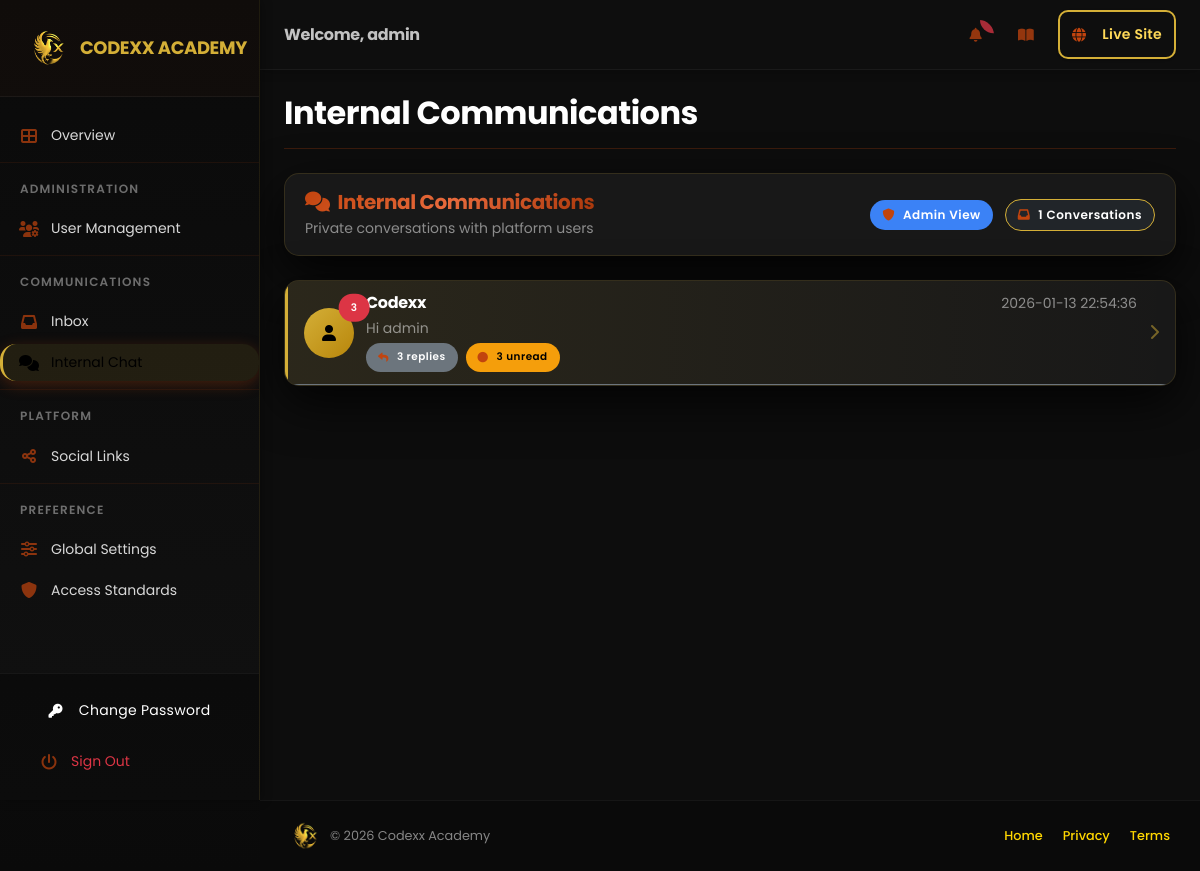
/dashboard/messages/internal (signed in), run on the app's committed database.
### models.py (models this page shows)
class Message(db.Model):
    __tablename__ = 'messages'
    id = db.Column(db.String(36), primary_key=True, default=lambda: str(uuid.uuid4()))
    workspace_id = db.Column(db.String(36), db.ForeignKey('workspaces.id'))
    name = db.Column(db.String(255), nullable=False)
    email = db.Column(db.String(255), nullable=False)
    message = db.Column(db.Text, nullable=False)
    is_read = db.Column(db.Boolean, default=False)
    is_internal = db.Column(db.Boolean, default=False) # True for chat/reply, False for public inquiry
    sender_id = db.Column(db.String(36)) # For internal messaging
    receiver_id = db.Column(db.String(36)) # For internal messaging
    parent_id = db.Column(db.String(36)) # To link replies to original message
    sender_role = db.Column(db.String(20), default='visitor')
    category = db.Column(db.String(30), default='portfolio') # 'platform', 'portfolio', 'internal'
    request_type = db.Column(db.String(100))  # Type of request
    interest_area = db.Column(db.String(100))  # Area of interest
    seriousness = db.Column(db.String(50))  # Seriousness level
    contact_pref = db.Column(db.String(50))  # Preferred contact method
    company = db.Column(db.String(255))  # Company/Project name
    created_at = db.Column(db.DateTime, default=datetime.utcnow)
    updated_at = db.Column(db.DateTime, default=datetime.utcnow, onupdate=datetime.utcnow)

### blueprints/dashboard/routes.py (the view, shortened to what this page needs)
@dashboard_bp.route('/messages/internal')
@login_required
@disable_in_demo
def internal_messages():
    username = session.get('username')
    user_id = session.get('user_id')
    is_admin = session.get('is_admin', False)
    try:
        if is_admin:
            db_messages = Message.query.filter(
                Message.category == 'internal',
                Message.parent_id.is_(None),  # Only main messages
                db.or_(
                    Message.receiver_id == 'admin',
                    Message.sender_role == 'admin'
                )
            ).order_by(Message.created_at.desc()).all()
        all_messages = []
        for msg in db_messages:
            reply_count = Message.query.filter_by(parent_id=msg.id).count()
            unread_replies = Message.query.filter(
                Message.parent_id == msg.id,
                Message.is_read == False
            ).count()
            if is_admin:
                partner_name = msg.name  # The user who sent the message
            else:
                partner_name = 'Admin' if msg.receiver_id == 'admin' or msg.sender_role == 'admin' else msg.name
            all_messages.append({
                'id': msg.id,
                'name': msg.name,
                'email': msg.email,
                'message': msg.message,
                'read': msg.is_read,
                'category': msg.category,
                'sender_id': msg.sender_id,
                'receiver_id': msg.receiver_id,
                'sender_role': msg.sender_role,
                'date': msg.created_at.strftime('%Y-%m-%d %H:%M:%S') if msg.created_at else '',
                'display_name': partner_name,
                'display_email': msg.email or '',
                'reply_count': reply_count,
                'unread_count': unread_replies + (0 if msg.is_read else 1)
            })
        current_app.logger.info(f"Loaded {len(all_messages)} internal conversations from DB")
    except Exception as e:
        current_app.logger.error(f"Error loading internal messages: {str(e)}")
        data = load_data(username=username)
        all_messages = [m for m in data.get('messages', []) if m.get('category') == 'internal' and not m.get('parent_id')]
        all_messages.sort(key=lambda x: x.get('date', ''), reverse=True)
    return render_template('dashboard/internal_messages.html', messages=all_messages, is_admin=is_admin)

### utils/data.py (called while the page is built, shortened)
def get_workspace_by_username(username):
    return Workspace.query.filter_by(slug=username).first()

def load_data(username=None):
    try:
        if username:
            workspace = get_workspace_by_username(username)
            if workspace:
                return workspace_to_dict(workspace)
            else:
                return load_data_from_json(username=username)
    except Exception as e:
        current_app.logger.error(f"Error loading data: {str(e)}")
        return load_data_from_json(username=username)

def message_to_dict(message):
    return {
        'id': message.id,
        'name': message.name,
        'email': message.email,
        'message': message.message,
        'read': message.is_read,
        'category': message.category or 'portfolio',
        'sender_id': message.sender_id,
        'receiver_id': message.receiver_id,
        'date': message.created_at.strftime('%Y-%m-%d %H:%M:%S') if message.created_at else None
    }

### utils/helpers.py (called while the page is built, shortened)
def get_unread_messages_count():
    try:
        from flask import session
        from models import Message, User
        from extensions import db
        username = session.get('username')
        is_admin = session.get('is_admin', False)
        if not username:
            return 0
        if is_admin:
            unread_count = Message.query.filter(
                Message.is_read == False,
                db.or_(
                    Message.workspace_id.is_(None),  # Platform messages
                    Message.receiver_id == 'admin',  # Messages to admin
                    Message.category == 'platform'
                )
            ).count()
        return unread_count
    except Exception as e:
        current_app.logger.error(f"Error getting unread messages count: {str(e)}")
        return 0

### utils/ui_helpers.py (called while the page is built)
def get_blueprint_styles(blueprint_name: Optional[str]) -> List[str]:
    if not blueprint_name:
        return []
    blueprint_css_map = {
        'dashboard': [
            'css/pages/dashboard.css',
        ],
        'auth': [
            'css/pages/auth.css',
        ],
        'pages': [
            'css/pages/public.css',
        ],
        'portfolio': [
        ],
    }
    return blueprint_css_map.get(blueprint_name, [])

### templates/dashboard/internal_messages.html (shortened to what this page needs)
{% extends "dashboard/base.html" %}
{% block page_title %}Internal Communications{% endblock %}
{% block content %}
<div class="row">
    <div class="col-12">
        <div class="card bg-dark border-0 shadow-lg mb-4" style="border-radius: 15px;">
            <div class="card-body py-4">
                <div class="d-flex justify-content-between align-items-center flex-wrap gap-3">
                    <div>
                        <h4 class="mb-1 fw-bold gold-text">
                            <i class="fas fa-comments me-2"></i>Internal Communications
                        </h4>
                        <p class="text-muted mb-0 small">Private conversations with {% if is_admin %}platform users{% else %}platform administration{% endif %}</p>
                    </div>
                    <div class="d-flex align-items-center gap-3">
                        {% if is_admin %}
                        <span class="badge bg-info px-3 py-2">
                            <i class="fas fa-shield-alt me-1"></i> Admin View
                        </span>
                        {% else %}
                        <a href="{{ url_for('dashboard.internal_compose', receiver_id='admin') }}" class="btn btn-gold-gradient fw-bold px-4 shadow">
                            <i class="fas fa-paper-plane me-2"></i> New Message to Admin
                        </a>
                        {% endif %}
                        <div class="badge bg-dark border border-gold px-3 py-2">
                            <i class="fas fa-inbox me-1"></i> {{ messages|length }} Conversations
                        </div>
                    </div>
                </div>
            </div>
        </div>
        <div class="card bg-dark border-0 shadow-lg" style="border-radius: 15px; overflow: hidden;">
            {% if messages %}
            <div class="list-group list-group-flush">
                {% for message in messages %}
                <a href="{{ url_for('dashboard.internal_view', message_id=message.id) }}"
                   class="list-group-item list-group-item-action bg-dark border-bottom border-secondary py-3 px-4 conversation-item {% if message.unread_count > 0 %}unread-conversation{% endif %}">
                    <div class="d-flex align-items-center gap-3">
                        <div class="position-relative">
                            <div class="avatar-circle {% if message.sender_role == 'admin' or message.display_name == 'Admin' %}bg-info-gradient{% else %}bg-gold-gradient{% endif %}"
                                 style="width: 50px; height: 50px; border-radius: 50%; display: flex; align-items: center; justify-content: center;">
                                {% if message.sender_role == 'admin' or message.display_name == 'Admin' %}
                                <i class="fas fa-shield-alt text-white"></i>
                                {% else %}
                                <i class="fas fa-user text-black"></i>
                                {% endif %}
                            </div>
                            {% if message.unread_count > 0 %}
                            <span class="position-absolute top-0 start-100 translate-middle badge rounded-pill bg-danger" style="font-size: 0.65rem;">
                                {{ message.unread_count }}
                            </span>
                            {% endif %}
                        </div>
                        <div class="flex-grow-1 min-width-0">
                            <div class="d-flex justify-content-between align-items-start mb-1">
                                <h6 class="mb-0 fw-bold {% if message.unread_count > 0 %}text-white{% else %}text-white-50{% endif %}">
                                    {{ message.display_name }}
                                </h6>
                                <small class="text-muted flex-shrink-0 ms-2">{{ message.date }}</small>
                            </div>
                            <p class="mb-1 text-muted small text-truncate" style="max-width: 500px;">
                                {{ message.message[:100] }}{% if message.message|length > 100 %}...{% endif %}
                            </p>
                            <div class="d-flex align-items-center gap-2">
                                {% if message.reply_count > 0 %}
                                <span class="badge bg-secondary" style="font-size: 0.65rem;">
                                    <i class="fas fa-reply me-1"></i>{{ message.reply_count }} replies
                                </span>
                                {% endif %}
                                {% if message.unread_count > 0 %}
                                <span class="badge bg-warning text-black" style="font-size: 0.65rem;">
                                    <i class="fas fa-circle me-1"></i>{{ message.unread_count }} unread
                                </span>
                                {% endif %}
                            </div>
                        </div>
                        <div class="flex-shrink-0">
                            <i class="fas fa-chevron-right text-gold opacity-50"></i>
                        </div>
                    </div>
                </a>
                {% endfor %}
            </div>
            {% endif %}
        </div>
    </div>
</div>
{% endblock %}

### static/themes/terracotta-red.css (style rules this page uses)
:root[data-portfolio-theme="terracotta-red"], html[data-portfolio-theme="terracotta-red"] { --primary-color: #C1440E; --primary-rgb: 193, 68, 14; --primary-dark: #A83609; --primary-light: #E86A3C; --secondary-color: #8B2E0B; --accent-color: #F4A373; --gold-gradient: linear-gradient(135deg, #C1440E 0%, #E86A3C 50%, #A83609 100%); --text-primary: #2d1a0e; --text-secondary: #5c3821; --bg-primary: #ffffff; --bg-secondary: #faf7f2; --bg-rgb: 255, 255, 255; --border-color: rgba(193, 68, 14, 0.3); --shadow: 0 8px 32px rgba(193, 68, 14, 0.1); --shadow-lg: 0 16px 48px rgba(193, 68, 14, 0.15); --navbar-bg: rgba(255, 255, 255, 0.95); --sidebar-bg: #1a0f06; }
html[data-portfolio-theme="terracotta-red"][data-theme="dark"] { --text-primary: #ffffff; --text-secondary: #d8d8d8; --bg-primary: #1a0f06; --bg-secondary: #2d1a0e; --bg-rgb: 26, 15, 6; --border-color: rgba(193, 68, 14, 0.25); --shadow: 0 8px 32px rgba(0, 0, 0, 0.6); --shadow-lg: 0 16px 48px rgba(0, 0, 0, 0.8); --navbar-bg: rgba(26, 15, 6, 0.9); --sidebar-bg: #110904; }

### static/css/utilities/contrast-enhancement.css (style rules this page uses)
.badge { font-weight: 600; padding: 0.5rem 0.75rem !important; opacity: 1 !important; }
.badge.bg-danger { background-color: #dc3545 !important; color: #FFFFFF !important; font-weight: 600; }
.card { background-color: rgba(26, 26, 26, 0.95) !important; border: 1px solid rgba(212, 175, 55, 0.15) !important; }
.card-body { color: #E0E0E0; }
h1, h2, h3, h4, h5, h6 { color: #FFFFFF !important; font-weight: 700; }
a { color: #FFD700 !important; text-decoration: none; transition: color 0.3s ease; }

### static/css/base/variables.css (style rules this page uses)
:root { --font-main: var(--font-family-primary); --spacing-xs: var(--spacing-1); --spacing-sm: var(--spacing-2); --spacing-md: var(--spacing-4); --spacing-lg: var(--spacing-6); --spacing-xl: var(--spacing-8); --border-width: var(--border-width-thin); --border-radius-sm: var(--border-radius-md); --border-radius-md: var(--border-radius-lg); --border-radius-lg: var(--border-radius-xl); --transition-fast: var(--transition-fast); --transition-base: var(--transition-base); --sidebar-width: var(--sidebar-width); }

### static/css/base/typography.css (style rules this page uses)
body { font-family: var(--font-main); background: var(--bg-primary); color: var(--text-primary); overflow-x: hidden; line-height: 1.6; -webkit-font-smoothing: antialiased; }
h1, h2, h3, h4, h5, h6 { font-weight: 700; letter-spacing: -0.02em; color: var(--text-primary) !important; margin-bottom: var(--spacing-md); }
p, span, li, label { color: var(--text-primary); }
.text-muted { color: var(--text-secondary) !important; }
.gold-text { color: var(--primary-color) !important; }

### static/css/base/text-clarity.css (style rules this page uses)
:root { --font-main: 'Poppins', sans-serif; --font-fallback: 'Arial', sans-serif; --font-light: 300; --font-normal: 400; --font-medium: 500; --font-semibold: 600; --font-bold: 700; --font-extrabold: 800; --font-black: 900; --line-height-tight: 1.2; --line-height-normal: 1.5; --line-height-relaxed: 1.8; --letter-spacing-tight: -0.02em; --letter-spacing-normal: 0; --letter-spacing-wide: 0.05em; --letter-spacing-wider: 0.1em; }
html, body { font-family: var(--font-main); -webkit-font-smoothing: antialiased; -moz-osx-font-smoothing: grayscale; text-rendering: optimizeLegibility; }
h4, .h4, h5, .h5, h6, .h6 { font-family: var(--font-main); font-weight: var(--font-semibold); line-height: var(--line-height-normal); color: inherit; }
p, label, span, li, td, th { font-family: var(--font-main); font-weight: var(--font-normal); line-height: var(--line-height-normal); color: inherit; }
.text-gold { color: var(--primary-gold, #D4AF37) !important; font-weight: var(--font-semibold); }
.badge { font-family: var(--font-main); font-weight: var(--font-semibold); font-size: 0.85rem; line-height: var(--line-height-tight); }
small, .small { font-family: var(--font-main); font-weight: var(--font-normal); font-size: 0.875rem; line-height: var(--line-height-normal); }
.text-muted { color: rgba(255, 255, 255, 0.6) !important; font-weight: var(--font-normal); }
a { font-family: var(--font-main); font-weight: var(--font-medium); text-decoration: none !important; transition: color 0.3s ease; }
.fw-bold { font-weight: var(--font-bold); }
.badge { font-weight: var(--font-semibold); letter-spacing: 0.5px; }

### static/css/base/base-styles.css (style rules this page uses)
:root { --base-primary-gold: #D4AF37; --base-bg-black: #0d0d0d; --base-card-bg: #1a1a1a; --base-gold-gradient: linear-gradient(135deg, #D4AF37 0%, #FFD700 50%, #B8941F 100%); }
.gold-text { color: var(--base-primary-gold); }
.text-muted { color: rgba(255, 255, 255, 0.6) !important; }
.position-relative { position: relative; }

### static/css/components/buttons.css (style rules this page uses)
.rounded-pill { border-radius: 50px !important; }

### data on the page
Message: unread_count "3", display_name "Codexx", date "2026-01-13 22:54:36", message "Hi admin", reply_count "3"

### other printed values
{{ session.get('username') }} "admin"
{{ messages|length }} "1"
